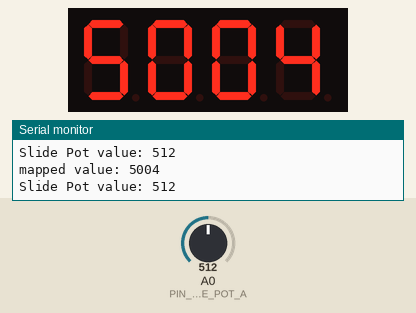
This program was run on a simulated Arduino Uno, built with avr-gcc and run on an emulated ATmega328P. On the bench: 4-digit seven-segment display, the last lines printed to the serial monitor. Inputs (shaded band) come from the test bench; at power-on: A0 (PIN_SLIDE_POT_A) = 512.

Above: at 1.2 s.
1.3 s: A0 (PIN_SLIDE_POT_A) set to 110
At 1.6 s:
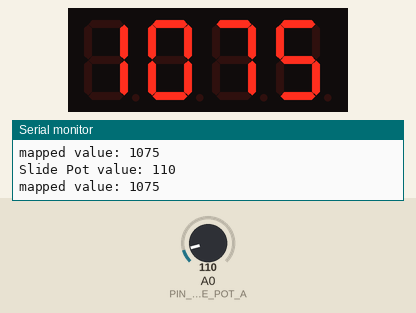
2.8 s: A0 (PIN_SLIDE_POT_A) set to 102
At 3.4 s:
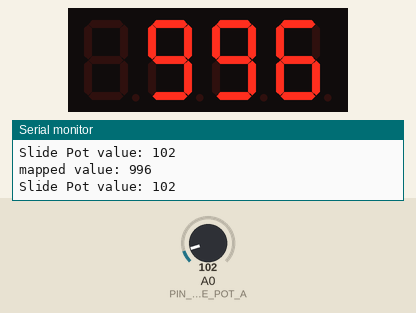
4.3 s: A0 (PIN_SLIDE_POT_A) set to 1023
At 5.5 s:
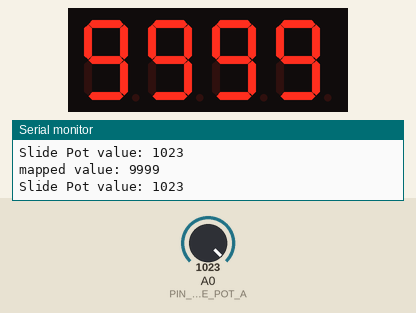
5.8 s: A0 (PIN_SLIDE_POT_A) set to 0
At 7.3 s:
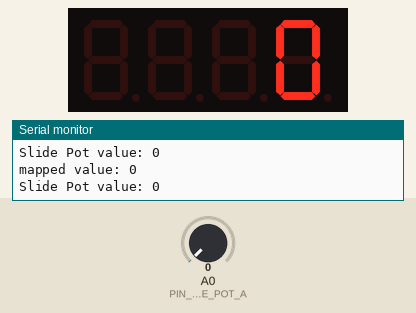
Timing chart, 0 to 8.3 s (numbered marks = the images above; inputs shaded):
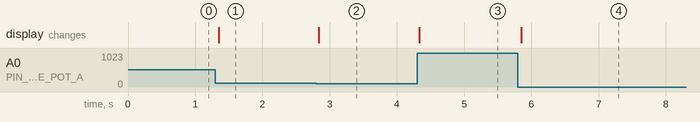

The program:

main.cpp
```cpp
#include <Arduino.h>
#include <TM1637Display.h>

#define PIN_SLIDE_POT_A A0
#define CLK 2
#define DIO 3

TM1637Display display(CLK, DIO);


/*
  Simple program that displays the value of a pontentiometer on a 4-digit-diplay
  The values get mapped to each units maximum. The analog potentiometer gets values (0,1023)
  while the Display can Display (0,9999). A maxed out potentiometer (1023) will show (9999) on the Display.

  Author: Dylan Rau 08.2022
 */

void setup() {
  Serial.begin(9600);
  pinMode(PIN_SLIDE_POT_A, INPUT);
  display.setBrightness(0xff);
}

void loop() {
  int value_slide_pot_a = analogRead(PIN_SLIDE_POT_A);
  Serial.print("Slide Pot value: ");
  Serial.println(value_slide_pot_a);
  int mappedValueForDisplay = map(value_slide_pot_a, 0, 1023, 0, 9999);
  Serial.print("mapped value: ");
  Serial.println(mappedValueForDisplay);
  display.showNumberDec(mappedValueForDisplay, false);
  delay(20);
}
```

Measured:
- after the input at 1.3 s, the display: changes after 0.05 s (image 1)
- after the input at 2.8 s, the display: changes at once (image 2)
- after the input at 4.3 s, the display: changes at once (image 3)
- after the input at 5.8 s, the display: changes after 0.05 s (image 4)
